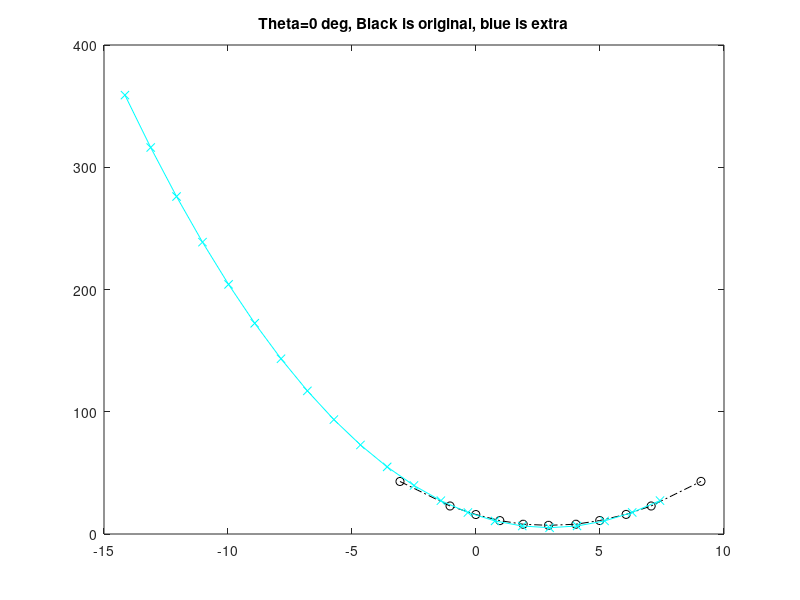
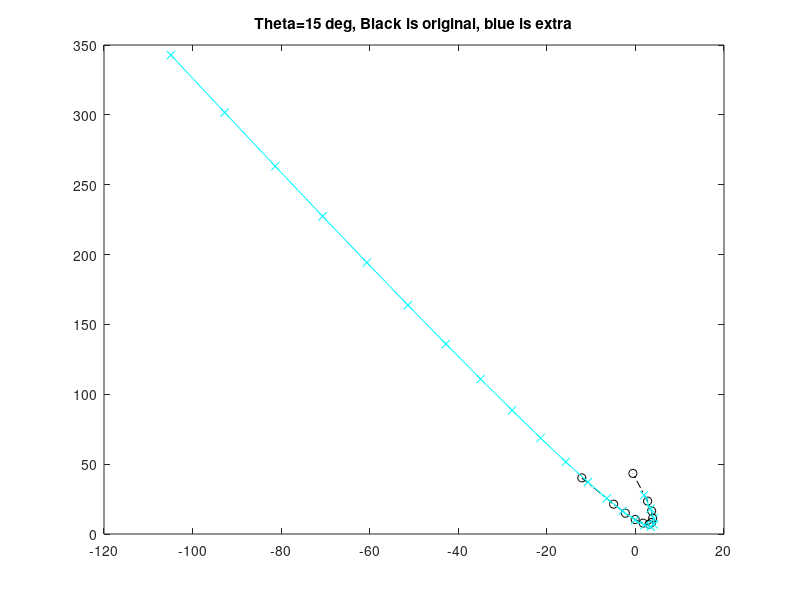
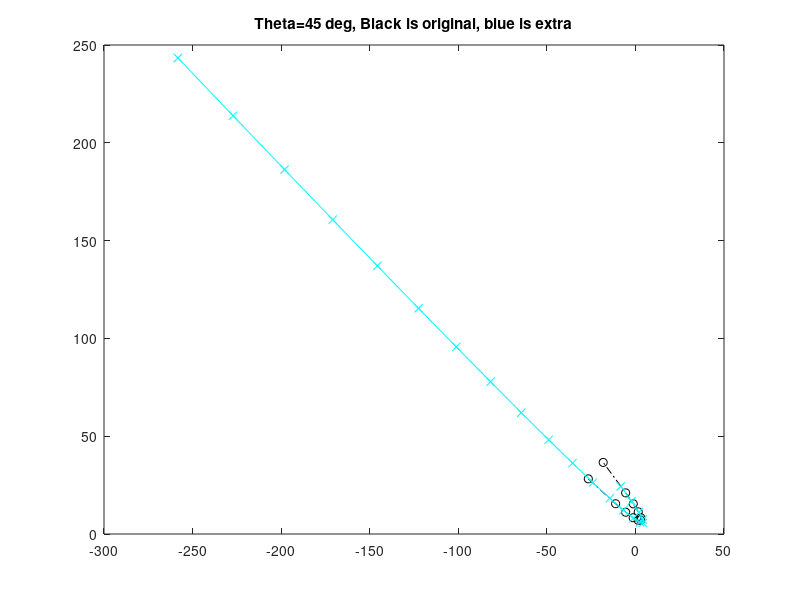
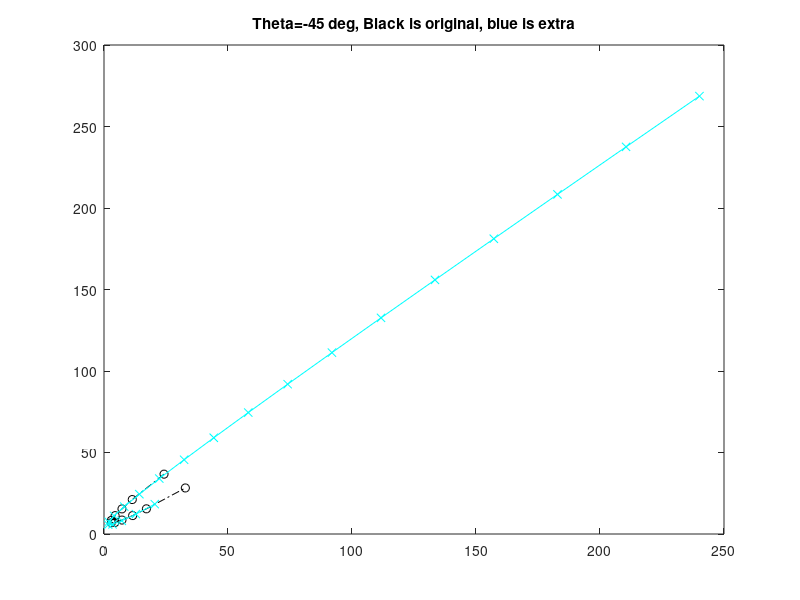

The MATLAB source for these figures, in order:
%------------------------------------------------------------------------------
%
% 1) Create fake data for points approximately on a parabola 
%    at an angle theta from 'straight up'
% 2) Then solve the regression coefficients on the assumption that 
%    it s indeed a parabola and show that we can extrapolate it.
%   
%
"..."

%-------------------------------------------------------------------------------
function xy1= createRotatedParabolaWithJitter(theta, x0=-3, y0=10, from=-6, to=6)

  cTheta= cos(theta); 
  sTheta= sin(theta);
  rotateByThetaAndTranslateByX0Y0 = ...
      [ cTheta  -sTheta  x0 
        sTheta   cTheta  y0
             0        0   1 ];
  unrotatedParabola= [
    -6  36  1
    -4  16  1
    -3   9  1
    -2   4  1
    -1   1  1
     0   0  1
     1   1  1
     2   4  1
     3   9  1
     4  16  1
     6  36  1
    ];
  randomJitter=[ (rand(rows(unrotatedParabola),2)-0.5)/5 zeros(rows(unrotatedParabola),1)]; % Jitter the x & y but not the 1 column

  xy1= (unrotatedParabola + randomJitter) * rotateByThetaAndTranslateByX0Y0';

endfunction
%-------------------------------------------------------------------------------
%-------------------------------------------------------------------------------
function [xy1 deltas seconddeltas]= picktsGivenXY(XYs)

  n=rows(XYs);
  xy1= zeros(n,3);
  previousxy= XYs(1,:);
  deltas= [];
  seconddeltas=[];
  for i = 1:n-1
    deltax=XYs(i,1) - previousxy(1); 
    if(deltax != 0)
      deltay=XYs(i,2) - previousxy(2);
      deltas= [deltas deltay/deltax];
      if( length(deltas)>1 )
        d2=deltas(end) - deltas(end-1);
        seconddeltas= [seconddeltas d2];
      endif
    endif
    xy1(i,:)= [i i^2 1];
  endfor
  xy1(n,:)= [n n^2 1];

endfunction
%-------------------------------------------------------------------------------



figureNumber=0;
for theta = [0 pi/12 pi/4 -pi/4 pi*3.25 -pi *2/3]
  figureNumber++; fprintf('%i) Theta=%d\n', figureNumber ,theta);
  
  y=rotated_tfeatures= createRotatedParabolaWithJitter(theta, 3,7, from=-4, to=+4);

  [X deltas delta2s]= picktsGivenXY(rotated_tfeatures);
  % debug deltas,delta2s;

  % Solve it in one line
  coefficients = (X' * X) \ X' * y; 
  coefficients = round(coefficients * 1e12) / 1e12; % round to 12 decimal places so that nearly-integers get rounded to integers
  disp(coefficients);

  %extrapolate it
  rangeXToExtrapolate = linspace(-10, 10, 21);
  featuresToExtrapolate= [rangeXToExtrapolate' rangeXToExtrapolate'.^2  ones(length(rangeXToExtrapolate),1)];
  extraXY= featuresToExtrapolate * coefficients;
  extraX= extraXY(:,1);
  extraY= extraXY(:,2);

  % Show the original points and the extrapolation
  fprintf('\n');
  figure(figureNumber);
  plot(rotated_tfeatures(:,1), rotated_tfeatures(:,2), '-.ko') % original data that we're trying to fit
  hold on
  plot(extraX, extraY, '-cx')
  title( sprintf('Theta=%i deg, Black is original, blue is extra', theta * 180/pi ));
  hold off

endfor

%----------------------------------------------------------
%
% Aside: How to create a function that represents a rotated quadratic: (ax^2 + bx + c - y ) * rotateByThetaDegrees
%
a=-1; b=0; c=0;
Q1= [a  0  b 
     0  0 -1 
     0  0  c];
quadratic= @(xy, M)([xy 1] * M * [xy 1]'); % this calculates (ax^2 + bx + c - y)
rotatedquadratic= @(xy, M, rotateByThetaAndTranslateByX0Y0)(
                    [xy 1] * rotateByThetaAndTranslateByX0Y0' * M * rotateByThetaAndTranslateByX0Y0 * [xy 1]');
%
%----------------------------------------------------------

% Notes 2
% calculating the extrapolation if you know theta
% extrat1 = ifelse(sTheta==0,
%   rangeXToExtrapolate - x0,
%   (-cTheta + sqrt(cTheta^2 - 4 * sTheta * (rangeXToExtrapolate - x0))) / 2 / sTheta
%   );
% extrat2 = ifelse(sTheta==0,
%   rangeXToExtrapolate - x0,
%   (-cTheta - sqrt(cTheta^2 - 4 * sTheta * (rangeXToExtrapolate - x0))) / 2 / sTheta
%   );

% tt = [ extrat1( imag(extrat1)==0 ) flip( extrat2( imag(extrat2)==0 ) )];
% xx= cTheta * tt - sTheta * tt.^2 + x0;
% yy= sTheta* tt + cTheta * tt.^2 + y0;
% extraX= xx;
% extraY= yy;
%----------------------------------------------------------
